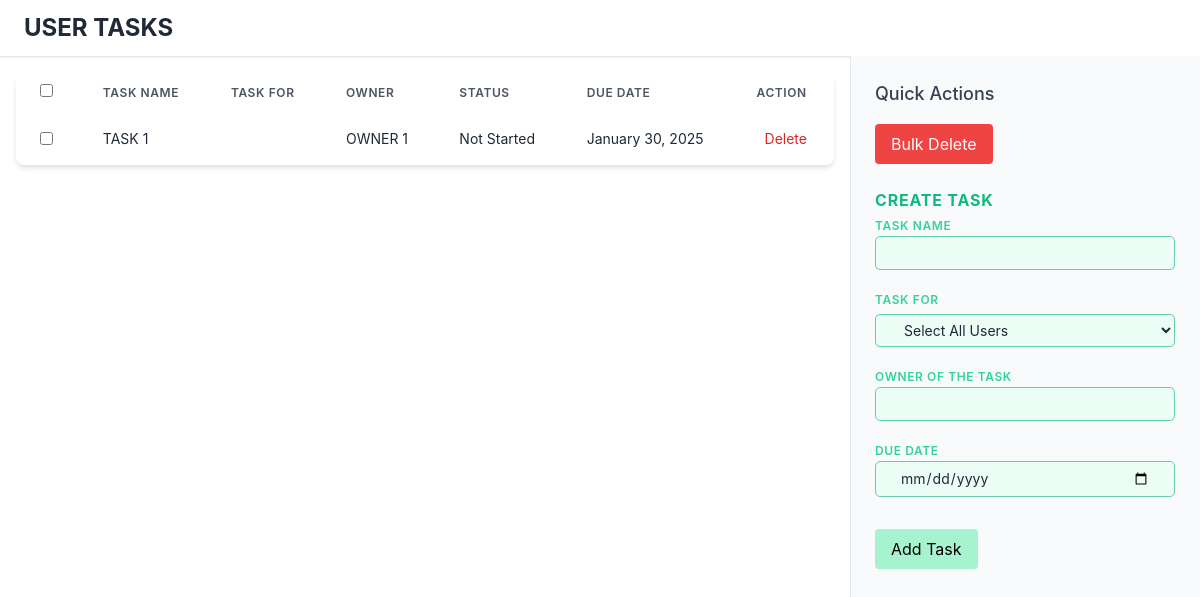
The page /index.php/conadmin/tasks on the database its author committed.
### tables this page shows
CREATE TABLE `tasks` (
  `user_id` int(255) NOT NULL,
  `id` int(11) NOT NULL,
  `task_name` varchar(255) NOT NULL,
  `task_for` varchar(255) NOT NULL DEFAULT '',
  `owner` varchar(255) NOT NULL,
  `status` varchar(50) NOT NULL DEFAULT 'Not Started',
  `due_date` date NOT NULL,
  `modification_count` varchar(255) DEFAULT NULL,
  `created_at` time DEFAULT NULL,
  `task_points` int(11) NOT NULL DEFAULT 100
);

### application/controllers/conAdmin.php (called while the page is built, shortened)
<?php
class conAdmin extends CI_Controller
{
    public function __construct()
    {
        $this->load->model('admin_model');
        $this->load->model('auth_model');
        $this->load->model('home_model');
        $this->load->library('session');
        $this->load->database();
        $this->load->helper('download');
        $this->load->model('model_faculty');
    }
    public function tasks()
    {
        $data['tasks'] = $this->admin_model->getTasks();
        $data['users'] = $this->auth_model->getUsers();
        $this->load->view('adminHomepage/createtask', $data);
    }
}

### index.php (called while the page is built, shortened)
<?php
require_once BASEPATH.'core/CodeIgniter.php';

### application/models/admin_model.php (called while the page is built, shortened)
<?php
class admin_model extends CI_Model
{
    public function getTasks()
    {
        $this->db->select('tasks.*, users.username as task_for');
        $this->db->from('tasks');
        $this->db->join('users', 'users.id = tasks.task_for', 'left');
        return $this->db->get()->result_array();
    }
}

### application/views/adminHomepage/createtask.php (the view, shortened to what this page needs)
<!DOCTYPE html>
<html lang="en">
<head>
    <link rel="stylesheet"
        href="<?php echo base_url('assets/css/createtask.css?v=' . filemtime('assets/css/createtask.css')); ?>">
    <link href="https://cdn.jsdelivr.net/npm/tailwindcss@2.2.19/dist/tailwind.min.css" rel="stylesheet">
</head>
<body>
    <header class="bg-white shadow px-6 py-3">
        <h1 class="text-2xl font-bold text-gray-800">USER TASKS</h1>
    </header>
    <div class="main-container w-full flex">
        <div class="left-section flex-2 p-6">
            <div class="table-container bg-white rounded-lg shadow-md">
                <table class="table-auto w-full border-collapse">
                    <thead>
                        <tr>
                            <th
                                class="px-6 py-3 text-left text-xs font-semibold text-gray-600 uppercase tracking-wider">
                                <input type="checkbox" id="selectAll">
                            </th>
                            <th
                                class="px-6 py-3 text-left text-xs font-semibold text-gray-600 uppercase tracking-wider">
                                Task Name</th>
                            <th
                                class="px-6 py-3 text-left text-xs font-semibold text-gray-600 uppercase tracking-wider">
                                Task For</th>
                            <th
                                class="px-6 py-3 text-left text-xs font-semibold text-gray-600 uppercase tracking-wider">
                                Owner</th>
                            <th
                                class="px-6 py-3 text-left text-xs font-semibold text-gray-600 uppercase tracking-wider">
                                Status</th>
                            <th
                                class="px-6 py-3 text-left text-xs font-semibold text-gray-600 uppercase tracking-wider">
                                Due Date</th>
                            <th
                                class="px-6 py-3 text-left text-xs font-semibold text-gray-600 uppercase tracking-wider">
                                Action</th>
                        </tr>
                    </thead>
                    <tbody>
                        <?php if (isset($tasks) && is_array($tasks)): ?>
                            <?php foreach ($tasks as $task): ?>
                                <tr class="hover:bg-gray-50 transition">
                                    <td class="px-6 py-3">
                                        <input type="checkbox" class="task-checkbox" value="<?php echo $task['id']; ?>">
                                    </td>
                                    <td class="px-6 py-4 whitespace-nowrap text-sm text-gray-800" data-column-type="task_name"
                                        data-task-id="<?php echo $task['id']; ?>" onclick="makeEditable(this)">
                                        <?php echo $task['task_name']; ?>
                                    </td>
                                    <td class="px-6 py-4 whitespace-nowrap text-sm text-gray-800" data-column-type="task_for"
                                        data-task-id="<?php echo $task['id']; ?>" onclick="makeEditable(this)">
                                    </td>
                                    <td class="px-6 py-4 whitespace-nowrap text-sm text-gray-800" data-column-type="owner"
                                        data-task-id="<?php echo $task['id']; ?>" onclick="makeEditable(this)">
                                        <?php echo $task['owner']; ?>
                                    </td>
                                    <td class="px-6 py-4 whitespace-nowrap text-sm text-gray-800" data-column-type="status"
                                        data-task-id="<?php echo $task['id']; ?>" onclick="makeEditable(this)">
                                        <?php echo $task['status']; ?>
                                    </td>
                                    <td class="px-6 py-4 whitespace-nowrap text-sm text-gray-800" data-column-type="due_date"
                                        data-task-id="<?php echo $task['id']; ?>" onclick="makeEditable(this)">
                                        <?php echo date("F j, Y", strtotime($task['due_date'])); ?>
                                    </td>
                                    <td class="px-6 py-4 whitespace-nowrap text-sm text-gray-500">
                                        <button class="ml-2 text-red-600 hover:text-red-800"
                                            onclick="deleteTask(<?php echo $task['id']; ?>)">Delete</button>
                                    </td>
                                </tr>
                            <?php endforeach; ?>
                        <?php endif; ?>
                    </tbody>
                </table>
            </div>
        </div>
        <div class="right-section flex-1 bg-white p-6">
            <h3 class="text-lg font-medium text-gray-700">Quick Actions</h3>
            <button id="bulkDeleteButton" class="bg-red-500 text-white px-4 py-2 rounded mt-4">
                Bulk Delete
            </button>
            <label for="task_name"
                class="text-green-500 text-left text-large font-bold hover:text-red-400 uppercase tracking-wider">CREATE
                TASK</label>
            <form action="<?php echo base_url('conAdmin/processCreateTask'); ?>" method="post" class="space-y-4">
                <div>
                    <label for="task_name"
                        class="text-green-400 text-left text-xs font-semibold hover:text-red-400 uppercase tracking-wider">Task
                        Name</label>
                    <input type="text" name="task_name" id="task_name"
                        class="darkmode_text createtaskborder bg-green-50 block px-6 py-1.5 w-2/5 mb-4 text-sm text-gray-800"
                        required>
                </div>
                <div>
                    <label for="task_for"
                        class="text-green-400 text-left text-xs font-semibold hover:text-red-400 uppercase tracking-wider">Task
                        For</label>
                    <select name="task_for[]" id="task_for"
                        class="createtaskborder bg-green-50 block px-6 py-1.5 w-2/5 mb-4 text-sm text-gray-800 mt-1 block py-2 px-3 rounded-md shadow-sm focus:outline-none focus:ring-blue-500 focus:border-blue-500 sm:text-sm"
                        required>
                        <option value="all">Select All Users</option>
                    </select>
                </div>
                <div>
                    <label for="owner"
                        class="text-green-400 text-left text-xs font-semibold hover:text-red-400 uppercase tracking-wider">Owner
                        of the task</label>
                    <input type="text" name="owner" id="owner"
                        class="darkmode_text createtaskborder bg-green-50 block px-6 py-1.5 w-2/5 mb-4 text-sm text-gray-800"
                        required>
                </div>
                <div>
                    <label for="due_date"
                        class="text-green-400 text-left text-xs font-semibold hover:text-red-400 uppercase tracking-wider">Due
                        Date</label>
                    <input type="date" name="due_date" id="due_date"
                        class="createtaskborder bg-green-50 block px-6 py-1.5 w-2/5 mb-4 text-sm text-gray-800"
                        required>
                </div>
                <button type="submit"
                    class="bg-green-200 px-4 py-2 rounded hover:bg-green-300 transition filter-btn">Add Task</button>
            </form>
        </div>
    </div>
</body>
</html>

### assets/css/createtask.css (style rules this page uses)
body { font-family: 'Inter', sans-serif; height: 100vh; display: flex; flex-direction: column; }
.main-container { display: flex; height: calc(100vh - 3rem); overflow: hidden; }
.left-section, .right-section { overflow-y: auto; padding: 1rem; }
.left-section { flex: 2; }
.right-section { flex: 1; background-color: #f9fafb; border-left: 1px solid #e5e7eb; max-width: 350px; }
.createtaskborder { border: 1px solid #66cdaa; transition: border-color 0.3s, background-color 0.3s; width: 300px; border-radius: 5px; }
.table-container { overflow-y: auto; max-height: 800px; scrollbar-width: thin; scrollbar-color: #66cdaa #f1f1f1; }

### application/views/adminHomepage/createtask.php (style rules this page uses)
body { font-family: 'Inter', sans-serif; }
.main-container { display: flex; height: calc(100vh - 4rem); overflow: hidden; }
.left-section { flex: 2; padding: 1rem; }
.right-section { flex: 1; background-color: #f9fafb; border-left: 1px solid #e5e7eb; max-width: 350px; }
.createtaskborder { border: 1px solid #66cdaa; transition: border-color 0.3s, background-color 0.3s; width: 300px; border-radius: 5px; }
.table-container { overflow-y: auto; max-height: 800px; scrollbar-width: thin; scrollbar-color: #66cdaa #f1f1f1; }

### rows shown on the page
tasks: task_name "TASK 1", owner "OWNER 1", status "Not Started", due_date "January 30, 2025"
